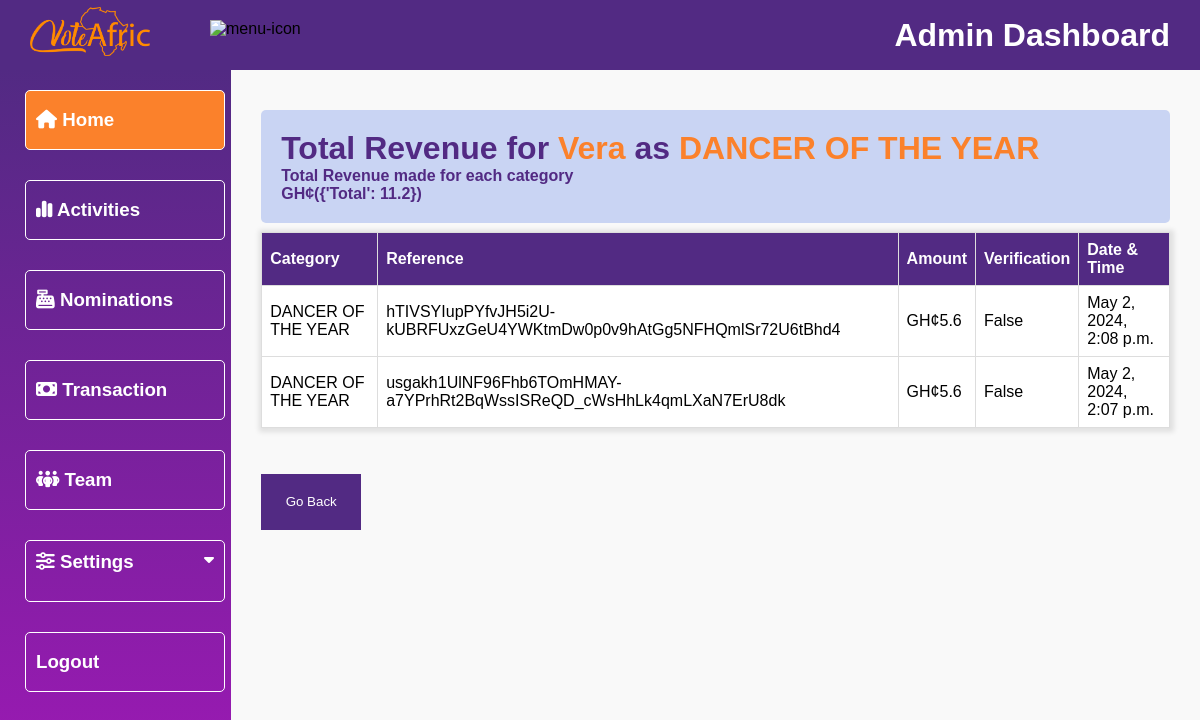
The page /dashboard/transaction-category/danceroftheyearverador2024/ on the database as committed earlier.
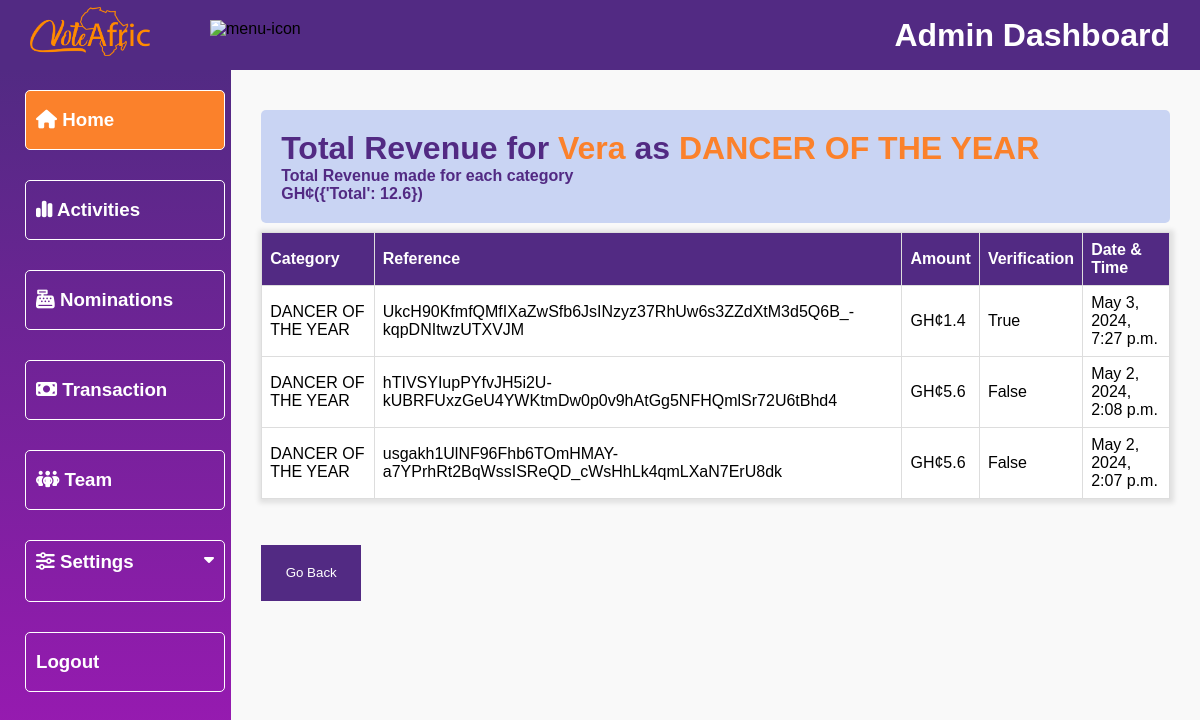
The same page on the database as committed later.
### payment/models.py (models this page shows, shortened)
class Payment(models.Model):
    nominee = models.ForeignKey(Nominees, on_delete=models.CASCADE, null=True)
    content = models.ForeignKey(SubCategory, on_delete=models.CASCADE, null=True)
    name = models.CharField(max_length=100)
    email = models.EmailField()
    phone = models.CharField(max_length=14, null=True)
    amount = models.PositiveBigIntegerField()
    total_amount = models.FloatField(null=True)
    vote = models.IntegerField(default=0)
    ref = models.CharField(max_length=200)
    verified = models.BooleanField(default=False)
    date_created = models.DateTimeField(auto_now_add=True)
    class Meta:
        ordering = ('-date_created',)

### vote/models.py (models this page shows)
class SubCategory(models.Model):
    category = models.ForeignKey(Category, on_delete=models.CASCADE)
    content = models.CharField(max_length=100)
    slug = models.SlugField(unique=True)
    date = models.DateTimeField(timezone.now)
    class Meta:
        verbose_name_plural = "sub categories"
        ordering = ('-date',)
    def __str__(self):
        return self.content

### dashboard/views.py (the view)
# urls.py: path('transaction-category/<slug:transaction_slug>/', views.transaction_category, name='transaction_category'),
def transaction_category(request, transaction_slug):
    nominee = None
    payments = Payment.objects.all()
    if transaction_slug:
        nominee = get_object_or_404(Nominees, slug=transaction_slug)
        payments = payments.filter(nominee=nominee)
        total_amount = payments.aggregate(Total=Sum('total_amount'))
    context = {
        'nominee': nominee,
        'payments': payments,
        'total_amount': total_amount,
        'title': 'adminPage'
    }
    return render(request, 'dashboard/transaction-category.html', context)

### dashboard/templates/dashboard/transaction-category.html (shortened to what this page needs)
{% extends 'dashboard/base.html' %}
{% load static %}
{% block content %}
        <div class="main">
         <div class="transation-details-container">
                <div class="heading">
                    {% if nominee %}
                    <h1>Total Revenue for <span>{{ nominee.name }} </span> as <span> {{ nominee.sub_category }}</span></h1>
                    <p>Total Revenue made for each category</p>
                    <p>GH¢({{ total_amount }})</p>
                    {% endif %}
                </div>
                <table class="revenue-table">
                    <thead>
                        <tr>
                            <th>Category</th>
                            <th>Reference</th>
                            <th>Amount</th>
                            <th>Verification</th>
                            <th>Date & Time</th>
                        </tr>
                    </thead>
                    {% for p in payments %}
                    <tbody>
                        <tr>
                            <td>{{ p.content }}</td>
                            <td>{{ p.ref }}</td>
                            <td>GH¢{{ p.total_amount }}</td>
                            <td>{{ p.verified }}</td>
                            <td>{{ p.date_created }}</td>
                        </tr>
                    </tbody>
                    {% endfor %}
                </table>
                <div class="back-button">
                    <a href="{% url 'TransactionMain' %}">
                        <button>Go Back</button>
                    </a>
                </div>
            </div>
        </div>
    </div>
{% endblock %}

Rows that differ between the two databases and show on the page:
added Payment: content "DANCER OF THE YEAR", ref "UkcH90KfmfQMfIXaZwSfb6JsINzyz37RhUw6s3ZZdXtM3d5Q6B_-kqpDNItwzUTXVJM", total_amount "1.4", verified "True", date_created "May 3, 2024, 7:27 p.m."
Other text that changed with them:
{{ total_amount }}: "{'Total': 11.2}" → "{'Total': 12.6}"
